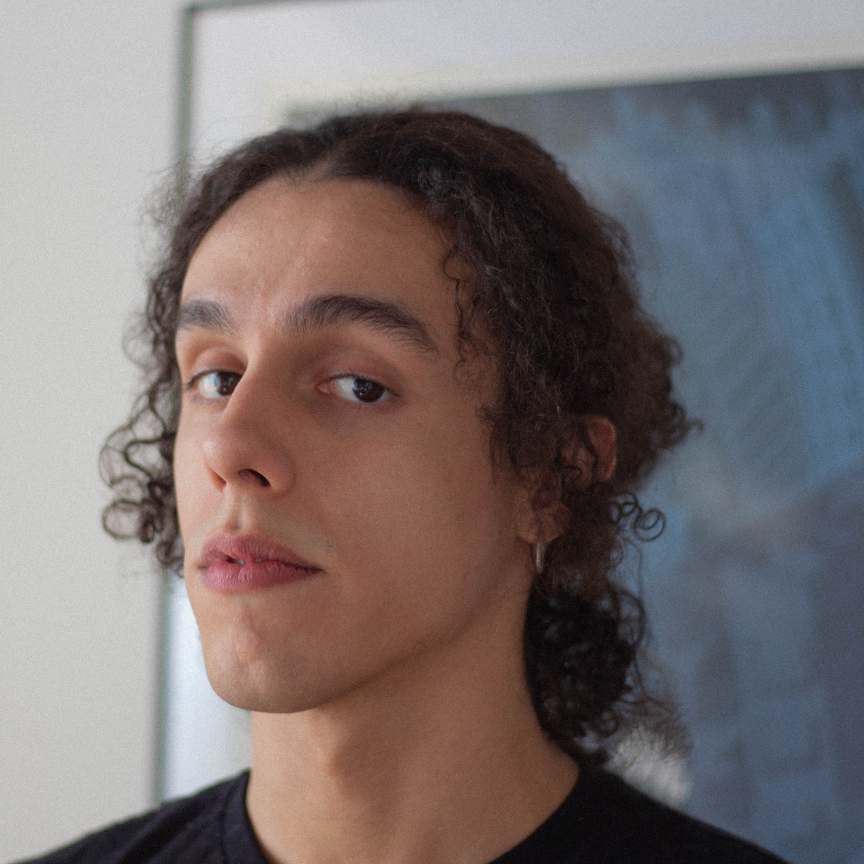
#> input picture img_example.jpg, 3456 x 3456 px (shown at 1/4 size)
$ python ascii_art.py
#> lines starting #> are read from the running program, lines starting #| are printed output that depends on the picture
#> the answer given: img_example.jpg
#> in main, image is the input picture: PIL image 3456x3456 RGB; mean R, G, B 121.8, 112.4, 112.4
from PIL import Image

# ASCII usado para definir intensidade e mais definição na imagem
ASCII_CHARS = "@%#*+=-:. "


def resize_image(image, new_width=100):
#> called with new_width = 100
    width, height = image.size
#> width = 3456; height = 3456
    aspect_ratio = height / width
#> aspect_ratio = 1
    new_height = int(new_width * aspect_ratio * 0.55)
#> new_height = 55
    resized_image = image.resize((new_width, new_height))
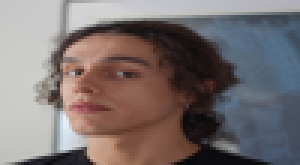
#> resized_image: PIL image 100x55 RGB (shown 3 times larger); mean R, G, B 121.9, 112.4, 112.5
    return resized_image


def grayify(image):
    return image.convert("L")
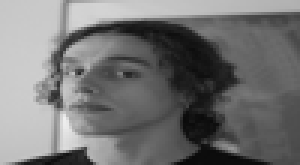
#> returned value: PIL image 100x55 L (shown 3 times larger); min 9, max 239, mean 115.3


def pixels_to_ascii(image):
    pixels = image.getdata()
    characters = "".join([ASCII_CHARS[pixel // 25] for pixel in pixels])
    return characters


def main():
    path = input("Enter a valid pathname to an image:\n")
    try:
        image = Image.open(path)
    except FileNotFoundError:
        print(f"{path} is not a valid pathname to an image.")
        return
    except Exception as e:
        print(f"An error occurred: {e}")
        return

    base_width = 100
    resized_image = resize_image(image, base_width)

    # Converte imagem para ASCII
    new_image_data = pixels_to_ascii(grayify(resized_image))

    # Formata a arte ASCII
    new_width, new_height = resized_image.size
#> new_width = 100; new_height = 55
    pixel_count = len(new_image_data)
#> pixel_count = 5500
    ascii_image = "\n".join([new_image_data[index:(index + new_width)] for index in range(0, pixel_count, new_width)])

    # Printa o resultado
    print(ascii_image)

    # Salva o resultado em "ascii_image.txt"
    with open("ascii_image.txt", "w") as f:
        f.write(ascii_image)


# Roda o programa
if __name__ == "__main__":
    main()
